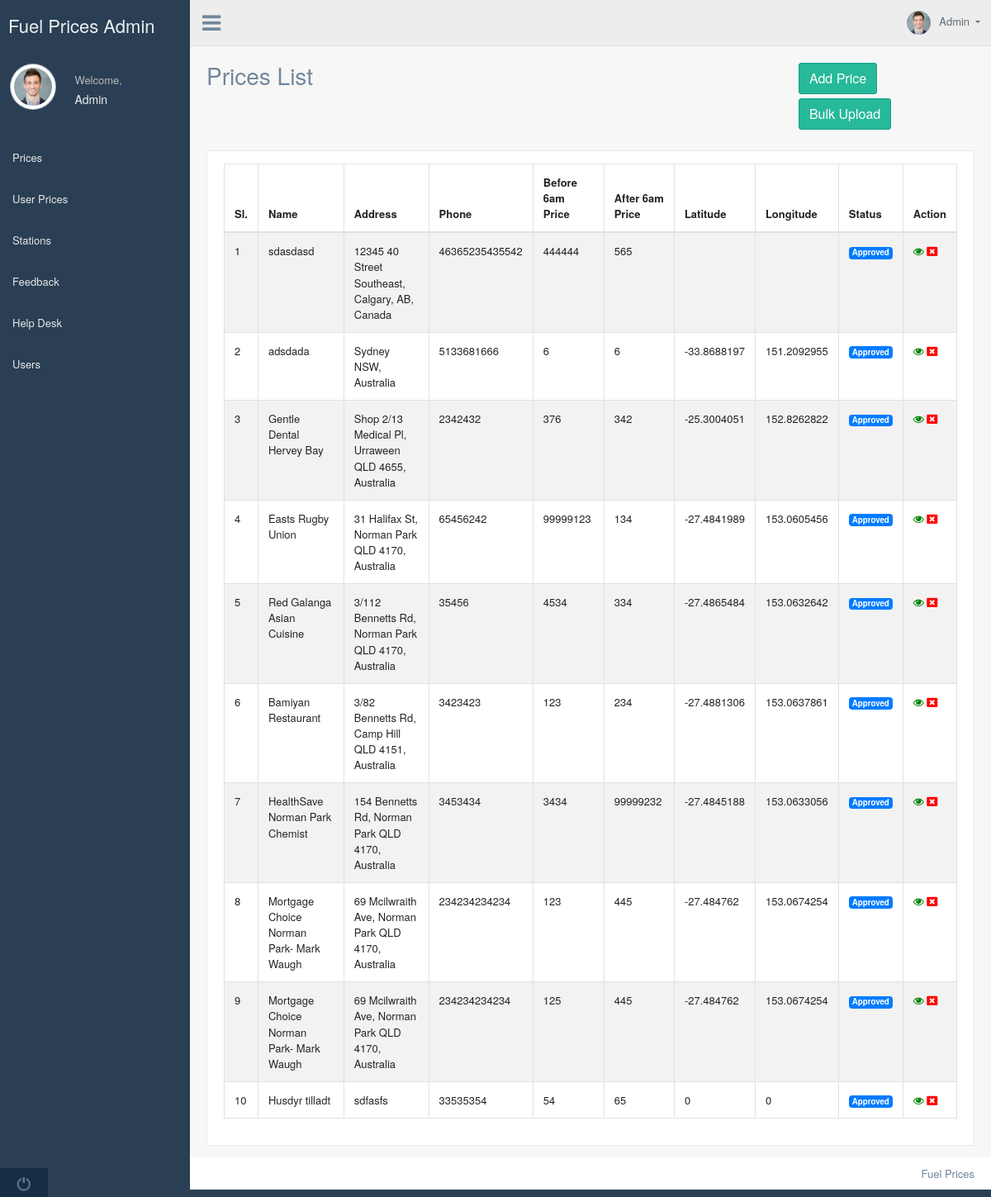
The page /admin/prices.php on the database its author committed.
### tables this page shows
CREATE TABLE `005_fuelprices_prices` (
  `id` int(11) NOT NULL AUTO_INCREMENT,
  `dateofprice` text DEFAULT NULL,
  `name` text DEFAULT NULL,
  `address` text DEFAULT NULL,
  `phonenumber` text DEFAULT NULL,
  `before6amprice` text DEFAULT NULL,
  `after6amprice` text DEFAULT NULL,
  `latitude` text DEFAULT NULL,
  `longitude` text DEFAULT NULL,
  `user_id` int(11) NOT NULL,
  `status` tinyint(4) NOT NULL DEFAULT 0,
  PRIMARY KEY (`id`)
);

### include/functions.php (called while the page is built, shortened)
<?php
$sqlprices1="SELECT * FROM `005_fuelprices_prices`";
$resprices1=mysqli_query($conn,$sqlprices1);
$countprices1=mysqli_num_rows($resprices1);
?>

### admin/prices.php (the view, shortened to what this page needs)
<?php
include('header.php');
?>
        <div class="right_col" role="main">
          <div class="">
            <div class="page-title">
              <div class="title_left">
                <h3>Prices List</h3>
              </div>
              <div class="title_right">
                <div class="col-md-5 col-sm-5 col-xs-12 form-group pull-right top_search">
                  <div class="input-group">
                      <a href="addprice.php" class="btn btn-success" type="button">Add Price</a>
                      <a href="bulkupload.php" class="btn btn-success" type="button">Bulk Upload</a>
                  </div>
                </div>
              </div>
            </div>
            <div class="clearfix"></div>
            <div class="row">
              <div class="col-md-12 col-sm-12 ">
                <div class="x_panel">
                  <div class="x_content">
                      <div class="row">
                          <div class="col-sm-12">
                            <div class="card-box table-responsive">
                  <?php
                  $countermp=0;
                  if($countprices1>0)
                  {
                      ?>
                       <table id="datatable" class="table table-striped table-bordered" style="width:100%">
                        <thead>
                          <tr>
                            <th>Sl.</th>
                            <th>Name</th>
                            <th>Address</th>
                            <th>Phone</th>
                            <th>Before 6am Price</th>
                            <th>After 6am Price</th>
                            <th>Latitude</th>
                            <th>Longitude</th>
                            <th>Status</th>
                            <th>Action</th>
                          </tr>
                        </thead>
                        <tbody>
                          <?php
                          while($rowprices=mysqli_fetch_assoc($resprices1))
                          {
                            $countermp++;
                            ?>
                              <tr>
                                <td><?php echo $countermp; ?></td>
                                <td><?php echo $rowprices['name']; ?></td>
                                <td><?php echo $rowprices['address']; ?></td>
                                <td><?php echo $rowprices['phonenumber']; ?></td>
                                <td><?php echo $rowprices['before6amprice']; ?></td>
                                <td><?php echo $rowprices['after6amprice']; ?></td>
                                <td><?php echo $rowprices['latitude']; ?></td>
                                <td><?php echo $rowprices['longitude']; ?></td>
                                <td>
                                    <?php echo ($rowprices['status'] == 1) ? '<span class="badge badge-primary">Approved</span>' : '<span class="badge badge-warning">Rejected</span>'; ?>
                                </td>
                                <td>
                                  <a href="javascript:void(0);" data-toggle="modal" data-target=".bs-example-modal-lg<?php echo $rowprices['id']; ?>">
                                    <i class="fa fa-eye" aria-hidden="true" style="color:green"></i>
                                  </a>
                                  <a href="subfunctions/deleteprices.php?id=<?php echo $rowprices['id']; ?>" onclick="return confirm('Are you sure you want to delete this item?');">
                                    <i class="fa fa-window-close" aria-hidden="true" style="color:red"></i>
                                  </a>
                                </td>
                              </tr>
                            <?php
                          }
                          ?>
                        </tbody>
                      </table>
                      <?php
                  }
                  else
                  {
                    echo '<p>No Items to Display</p>';
                  }
                  ?>
                      </div>
                    </div>
                  </div>
                </div>
              </div>
            </div>
          </div>
        </div>
        </div>
<?php
include('footer.php');
?>

### admin/header.php (shortened to what this page needs)
<?php
include('../include/db.php');
include('../include/functions.php');
?>
<!DOCTYPE html>
<html lang="en">
  <head>
    <link href="vendors/bootstrap/dist/css/bootstrap.min.css" rel="stylesheet">
    <link href="vendors/font-awesome/css/font-awesome.min.css" rel="stylesheet">
    <link href="vendors/nprogress/nprogress.css" rel="stylesheet">
    <link href="vendors/iCheck/skins/flat/green.css" rel="stylesheet">
    <link href="vendors/bootstrap-progressbar/css/bootstrap-progressbar-3.3.4.min.css" rel="stylesheet">
    <link href="vendors/jqvmap/dist/jqvmap.min.css" rel="stylesheet"/>
    <link href="vendors/bootstrap-daterangepicker/daterangepicker.css" rel="stylesheet">
    <link href="build/css/custom.min.css" rel="stylesheet">
    <link rel="stylesheet" href="https://cdnjs.cloudflare.com/ajax/libs/font-awesome/4.7.0/css/font-awesome.min.css">
    <link href="https://cdn.datatables.net/responsive/2.2.2/css/responsive.dataTables.min.css" rel="stylesheet">
  </head>
  <body class="nav-md">
    <div class="container body">
      <div class="main_container">
<?php
include('sidebar.php');
?>
        <div class="top_nav">
          <div class="nav_menu">
              <div class="nav toggle">
                <a id="menu_toggle"><i class="fa fa-bars"></i></a>
              </div>
              <nav class="nav navbar-nav">
              <ul class=" navbar-right">
                <li class="nav-item dropdown open" style="padding-left: 15px;">
                  <a href="javascript:;" class="user-profile dropdown-toggle" aria-haspopup="true" id="navbarDropdown" data-toggle="dropdown" aria-expanded="false">
                    <img src="images/img.jpg" alt="">Admin
                  </a>
                </li>
              </ul>
            </nav>
          </div>
        </div>

### admin/sidebar.php (shortened to what this page needs)
<div class="col-md-3 left_col">
        <div class="left_col scroll-view">
          <div class="navbar nav_title" style="border: 0;">
            <a href="index.php" class="site_title"> <span>Fuel Prices Admin</span></a>
          </div>
          <div class="profile clearfix">
            <div class="profile_pic">
              <img src="images/img.jpg" alt="..." class="img-circle profile_img">
            </div>
            <div class="profile_info">
              <span>Welcome,</span>
              <h2>Admin</h2>
            </div>
          </div>
          <br />
          <div id="sidebar-menu" class="main_menu_side hidden-print main_menu">
            <div class="menu_section">
              <ul class="nav side-menu">
                <li><a href="prices.php">Prices</a></li>
                <li><a href="userprice.php">User Prices</a></li>
                <li><a href="stations.php">Stations</a></li>
                <li><a href="feedback.php">Feedback</a></li>
                <li><a href="help_desk.php">Help Desk</a></li>
                <li><a href="users.php">Users</a></li>
              </ul>
            </div>
          </div>
          <div class="sidebar-footer hidden-small">
            <a data-toggle="tooltip" data-placement="top" title="Logout" href="logout.php">
              <span class="glyphicon glyphicon-off" aria-hidden="true"></span>
            </a>
          </div>
           </div>
      </div>

### admin/footer.php (shortened to what this page needs)
        <footer>
          <div class="pull-right">
            Fuel Prices
          </div>
          <div class="clearfix"></div>
        </footer>
      </div>
    </div>
  </body>
</html>

### rows shown on the page
005_fuelprices_prices: name "sdasdasd", address "12345 40 Street Southeast, Calgary, AB, Canada", phonenumber "46365235435542", before6amprice "444444", after6amprice "565", status "Approved"
005_fuelprices_prices: name "adsdada", address "Sydney NSW, Australia", phonenumber "5133681666", before6amprice "6", after6amprice "6", latitude "-33.8688197", longitude "151.2092955", status "Approved"
005_fuelprices_prices: name "Gentle Dental Hervey Bay", address "Shop 2/13 Medical Pl, Urraween QLD 4655, Australia", phonenumber "2342432", before6amprice "376", after6amprice "342", latitude "-25.3004051", longitude "152.8262822", status "Approved"
005_fuelprices_prices: name "Easts Rugby Union", address "31 Halifax St, Norman Park QLD 4170, Australia", phonenumber "65456242", before6amprice "99999123", after6amprice "134", latitude "-27.4841989", longitude "153.0605456", status "Approved"
005_fuelprices_prices: name "Red Galanga Asian Cuisine", address "3/112 Bennetts Rd, Norman Park QLD 4170, Australia", phonenumber "35456", before6amprice "4534", after6amprice "334", latitude "-27.4865484", longitude "153.0632642", status "Approved"
005_fuelprices_prices: name "Bamiyan Restaurant", address "3/82 Bennetts Rd, Camp Hill QLD 4151, Australia", phonenumber "3423423", before6amprice "123", after6amprice "234", latitude "-27.4881306", longitude "153.0637861", status "Approved"
005_fuelprices_prices: name "HealthSave Norman Park Chemist", address "154 Bennetts Rd, Norman Park QLD 4170, Australia", phonenumber "3453434", before6amprice "3434", after6amprice "99999232", latitude "-27.4845188", longitude "153.0633056", status "Approved"
005_fuelprices_prices: name "Mortgage Choice Norman Park- Mark Waugh", address "69 Mcilwraith Ave, Norman Park QLD 4170, Australia", phonenumber "234234234234", before6amprice "123", after6amprice "445", latitude "-27.484762", longitude "153.0674254", status "Approved"
005_fuelprices_prices: name "Mortgage Choice Norman Park- Mark Waugh", address "69 Mcilwraith Ave, Norman Park QLD 4170, Australia", phonenumber "234234234234", before6amprice "125", after6amprice "445", latitude "-27.484762", longitude "153.0674254", status "Approved"
005_fuelprices_prices: name "Husdyr tilladt", address "sdfasfs", phonenumber "33535354", before6amprice "54", after6amprice "65", latitude "0", longitude "0", status "Approved"
